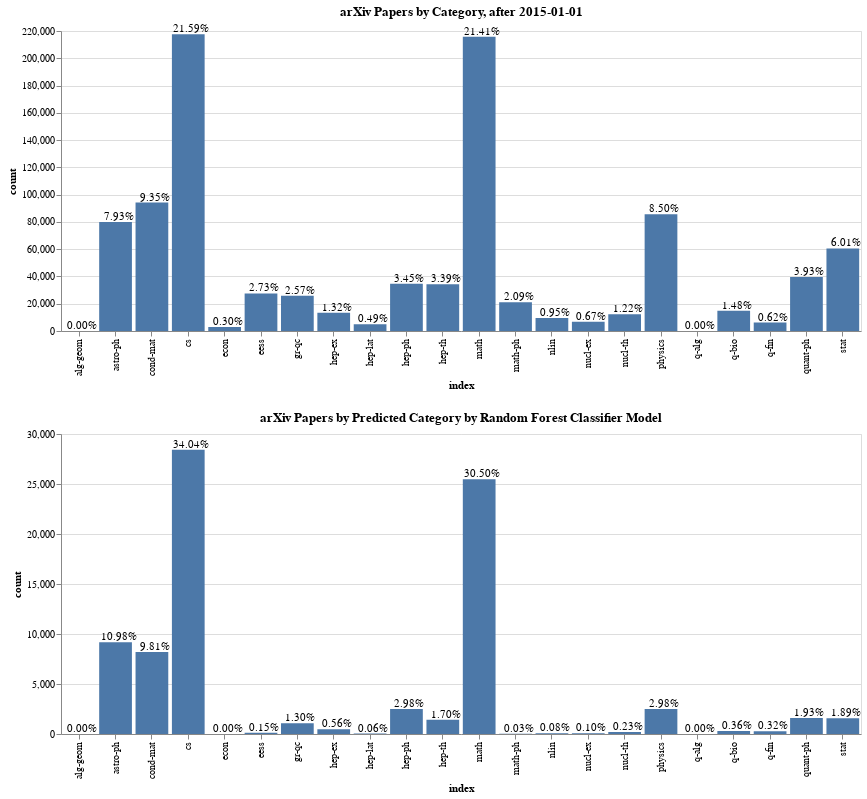

Source (notebook cell):
### Code cell
source = pd.DataFrame(y_pred_RF, columns = list(RF_models.keys())).apply(sum).reset_index().rename(columns = {0:'count'})
ptotalText = alt.Text('PercentOfTotal:Q', format = '.2%')

# set up bar chart
chart2 = alt.Chart(source).transform_joinaggregate(
    TotalPapers='sum(count)',
).transform_calculate(
    PercentOfTotal="datum.count / datum.TotalPapers"
).mark_bar().encode(
    x = 'index',
    y = 'count',
    tooltip = ['index','count', ptotalText]
).properties(
    title='arXiv Papers by Predicted Category by Random Forest Classifier Model',
    width = 800
)

# add percentage labels
chart2 = chart2 + chart2.mark_text(
    align='center',
    baseline='middle',
    dx= 3,  # Nudges text to right so it doesn't appear on top of the bar,
    dy = -5
).encode(
    text = ptotalText
) 

# concatenate charts
alt.vconcat(chart, chart2)

### Figure 1 — Vega-Lite specification as saved in the notebook (floating-point values rounded to 4 significant figures)
{"config": {"view": {"continuousWidth": 400, "continuousHeight": 300}}, "vconcat": [{"layer": [{"mark": "bar", "encoding": {"tooltip": [{"type": "nominal", "field": "index"}, {"type": "quantitative", "field": "count"}, {"type": "quantitative", "field": "PercentOfTotal", "format": ".2%"}], "x": {"type": "nominal", "field": "index"}, "y": {"type": "quantitative", "field": "count"}}, "title": "arXiv Papers by Category, after 2015-01-01", "transform": [{"joinaggregate": [{"op": "sum", "field": "count", "as": "TotalPapers"}]}, {"calculate": "datum.count / datum.TotalPapers", "as": "PercentOfTotal"}], "width": 800}, {"mark": {"type": "text", "align": "center", "baseline": "middle", "dx": 3, "dy": -5}, "encoding": {"text": {"type": "quantitative", "field": "PercentOfTotal", "format": ".2%"}, "tooltip": [{"type": "nominal", "field": "index"}, {"type": "quantitative", "field": "count"}, {"type": "quantitative", "field": "PercentOfTotal", "format": ".2%"}], "x": {"type": "nominal", "field": "index"}, "y": {"type": "quantitative", "field": "count"}}, "title": "arXiv Papers by Category, after 2015-01-01", "transform": [{"joinaggregate": [{"op": "sum", "field": "count", "as": "TotalPapers"}]}, {"calculate": "datum.count / datum.TotalPapers", "as": "PercentOfTotal"}], "width": 800}], "data": {"name": "data-483a92b894d9e147c3253abfabad53b3"}}, {"layer": [{"mark": "bar", "encoding": {"tooltip": [{"type": "nominal", "field": "index"}, {"type": "quantitative", "field": "count"}, {"type": "quantitative", "field": "PercentOfTotal", "format": ".2%"}], "x": {"type": "nominal", "field": "index"}, "y": {"type": "quantitative", "field": "count"}}, "title": "arXiv Papers by Predicted Category by Random Forest Classifier Model", "transform": [{"joinaggregate": [{"op": "sum", "field": "count", "as": "TotalPapers"}]}, {"calculate": "datum.count / datum.TotalPapers", "as": "PercentOfTotal"}], "width": 800}, {"mark": {"type": "text", "align": "center", "baseline": "middle", "dx": 3, "dy": -5}, "encoding": {"text": {"type": "quantitative", "field": "PercentOfTotal", "format": ".2%"}, "tooltip": [{"type": "nominal", "field": "index"}, {"type": "quantitative", "field": "count"}, {"type": "quantitative", "field": "PercentOfTotal", "format": ".2%"}], "x": {"type": "nominal", "field": "index"}, "y": {"type": "quantitative", "field": "count"}}, "title": "arXiv Papers by Predicted Category by Random Forest Classifier Model", "transform": [{"joinaggregate": [{"op": "sum", "field": "count", "as": "TotalPapers"}]}, {"calculate": "datum.count / datum.TotalPapers", "as": "PercentOfTotal"}], "width": 800}], "data": {"name": "data-7a4f0ab51780681af5f71b47fcbfed86"}}], "$schema": "https://vega.github.io/schema/vega-lite/v4.8.1.json", "datasets": {"data-483a92b894d9e147c3253abfabad53b3": [{"index": "alg-geom", "count": 2}, {"index": "astro-ph", "count": 79875}, {"index": "cond-mat", "count": 94195}, {"index": "cs", "count": 217559}, {"index": "econ", "count": 2992}, {"index": "eess", "count": 27553}, {"index": "gr-qc", "count": 25890}, {"index": "hep-ex", "count": 13335}, {"index": "hep-lat", "count": 4935}, {"index": "hep-ph", "count": 34740}, {"index": "hep-th", "count": 34197}, {"index": "math", "count": 215814}, {"index": "math-ph", "count": 21054}, {"index": "nlin", "count": 9615}, {"index": "nucl-ex", "count": 6733}, {"index": "nucl-th", "count": 12297}, {"index": "physics", "count": 85641}, {"index": "q-alg", "count": 8}, {"index": "q-bio", "count": 14931}, {"index": "q-fin", "count": 6209}, {"index": "quant-ph", "count": 39640}, {"index": "stat", "count": 60576}], "data-7a4f0ab51780681af5f71b47fcbfed86": [{"index": "alg-geom", "count": 0}, {"index": "astro-ph", "count": 9169}, {"index": "cond-mat", "count": 8197}, {"index": "cs", "count": 28429}, {"index": "econ", "count": 3}, {"index": "eess", "count": 128}, {"index": "gr-qc", "count": 1082}, {"index": "hep-ex", "count": 467}, {"index": "hep-lat", "count": 48}, {"index": "hep-ph", "count": 2491}, {"index": "hep-th", "count": 1416}, {"index": "math", "count": 25476}, {"index": "math-ph", "count": 25}, {"index": "nlin", "count": 67}, {"index": "nucl-ex", "count": 82}, {"index": "nucl-th", "count": 196}, {"index": "physics", "count": 2488}, {"index": "q-alg", "count": 0}, {"index": "q-bio", "count": 302}, {"index": "q-fin", "count": 267}, {"index": "quant-ph", "count": 1608}, {"index": "stat", "count": 1582}]}}
